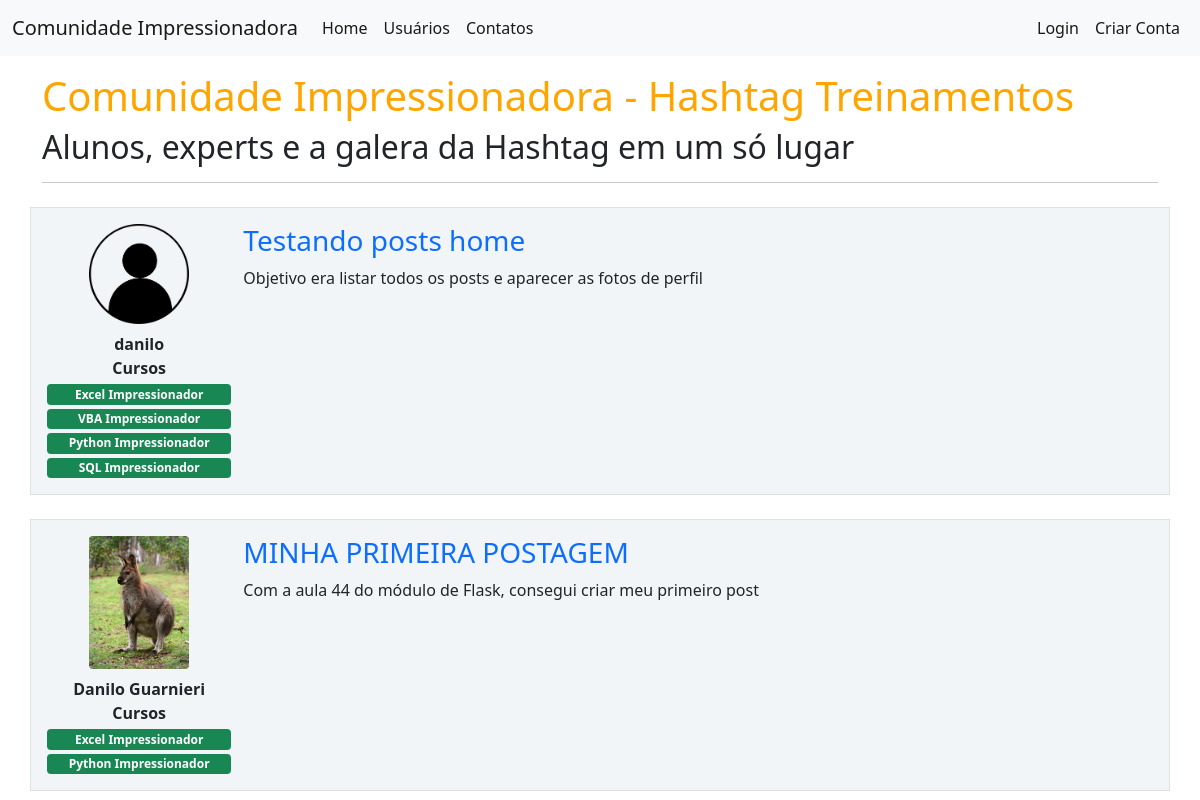
Before: / with the older database file.
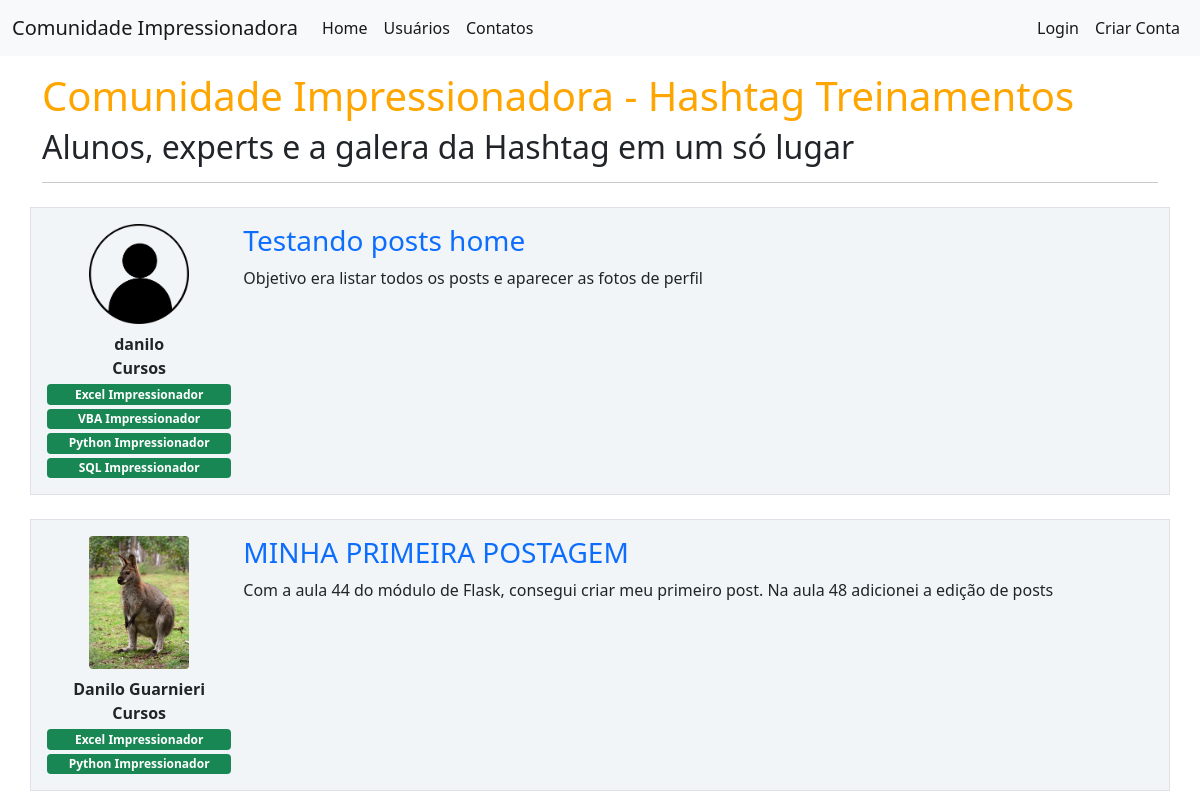
After: the same page with the newer database file.
### comunidadeimpressionadora/models.py (models this page shows, shortened)
class Post(database.Model):
    id = database.Column(database.Integer, primary_key=True)
    titulo = database.Column(database.String, nullable=False)
    corpo = database.Column(database.Text, nullable=False)
    data_criacao = database.Column(database.DateTime(timezone=True),nullable=False,default=lambda: datetime.now(timezone.utc))
    id_usuario = database.Column(database.Integer, database.ForeignKey('usuario.id'), nullable=False)

class Usuario(database.Model, UserMixin):
    id = database.Column(database.Integer, primary_key=True)
    username = database.Column(database.String, nullable=False)
    email = database.Column(database.String, nullable=False, unique=True)
    senha = database.Column(database.String, nullable=False)
    foto_perfil = database.Column(database.String, default='default.jpg')
    posts = database.relationship('Post', backref='autor', lazy=True)
    cursos = database.Column(database.String, nullable=False, default='Não Informado')

### comunidadeimpressionadora/routes.py (the view)
@app.route('/')
def home():
    posts = Post.query.order_by(Post.id.desc())
    return render_template('home.html', posts=posts)

### comunidadeimpressionadora/templates/home.html
{% extends "base.html" %}
{% block body %}
   <div class="container mt-3">
     <h1 style="color: orange">Comunidade Impressionadora - Hashtag Treinamentos</h1>
     <h2>Alunos, experts e a galera da Hashtag em um só lugar</h2>
     <hr>
     {% for post in posts %}
        <div class="row border mt-4 p-3 meupost">
          <div class="col col-2">
            <div class="text-center">
                <img src="{{ url_for('static', filename='fotos_perfil/{}'.format(post.autor.foto_perfil)) }}"
                    class="rounded img-fluid mb-2" width="100">
                <div class="fw-bold">
                    {{ post.autor.username }}
                </div>
                <div class="row justify-content-center">
                      <strong>Cursos</strong><br>
                      {% for curso in post.autor.cursos.split(';') %}
                          {% if not ';' in post.autor.cursos %}
                            <button type="button" class="btn mt-2" disabled>Sem Cursos Cadastrados</button>
                          {% else %}
                         <span class="badge bg-success mt-1 w-100 text-wrap">{{curso}}</span>
                          {% endif %}
                      {% endfor %}
                </div>
            </div>
          </div>
          <div class="col col-10">
           <a style="text-decoration: none" href="{{ url_for('exibir_post', post_id=post.id) }}"> <h3>{{ post.titulo }}</h3></a>
            <p> {{ post.corpo }}<p>
          </div>
        </div>
     {% endfor %}
   </div>
{% endblock %}

### comunidadeimpressionadora/templates/base.html (shortened to what this page needs)
<!DOCTYPE html>
<html lang="pt-br">
<head>
    <link href="https://cdn.jsdelivr.net/npm/bootstrap@5.0.2/dist/css/bootstrap.min.css" rel="stylesheet">
    <link rel="stylesheet" type="text/css" href="{{ url_for('static', filename='styles.css') }}"
    {% block head %}
    {% endblock %}
</head>
<body>
    {% include 'navbar.html' %}
    {% block body %}
    {% endblock %}
</body>
</html>

### comunidadeimpressionadora/templates/navbar.html
<nav class="navbar navbar-expand-lg navbar-light bg-light">
  <div class="container-fluid">
    <a class="navbar-brand" href="{{ url_for('home') }}">Comunidade Impressionadora</a>
    <div class="collapse navbar-collapse" id="navbarSupportedContent">
        <ul class="navbar-nav me-auto mb-2 mb-lg-0">
            <li class="nav-item">
              <a class="nav-link active" aria-current="page" href="{{ url_for('home') }}">Home</a>
            </li>
            <li class="nav-item">
              <a class="nav-link active" aria-current="page" href="{{ url_for('users') }}">Usuários</a>
            </li>
            <li class="nav-item">
              <a class="nav-link active" aria-current="page" href="{{ url_for('contato') }}">Contatos</a>
            </li>
        </ul>
        <ul class="d-flex navbar-nav">
          {% if current_user.is_authenticated %}
            <li class="nav-item">
              <a class="nav-link active" aria-current="page" href="{{ url_for('criar_post') }}">Criar Post</a>
            </li>
            <li class="nav-item">
              <a class="nav-link active" aria-current="page" href="{{ url_for('perfil') }}">Meu Perfil</a>
            </li>
            <li class="nav-item">
              <a class="nav-link active" aria-current="page" href="{{ url_for('sair') }}">Sair</a>
            </li>
          {% else %}
            <li class="nav-item">
              <a class="nav-link active" aria-current="page" href="{{ url_for('login') }}">Login</a>
            </li>
            <li class="nav-item">
              <a class="nav-link active" aria-current="page" href="{{ url_for('login') }}">Criar Conta</a>
            </li>
          {% endif %}
        </ul>
    </div>
  </div>
</nav>

### comunidadeimpressionadora/static/styles.css (style rules this page uses)
.meupost { background: #f2f5f8; }

Changed rows visible on the page:
changed Post "MINHA PRIMEIRA POSTAGEM": corpo "Com a aula 44 do módulo de Flask, consegui criar meu primeiro post" → "Com a aula 44 do módulo de Flask, consegui criar meu primeiro post. Na aula 48 adicionei a edição de posts"
